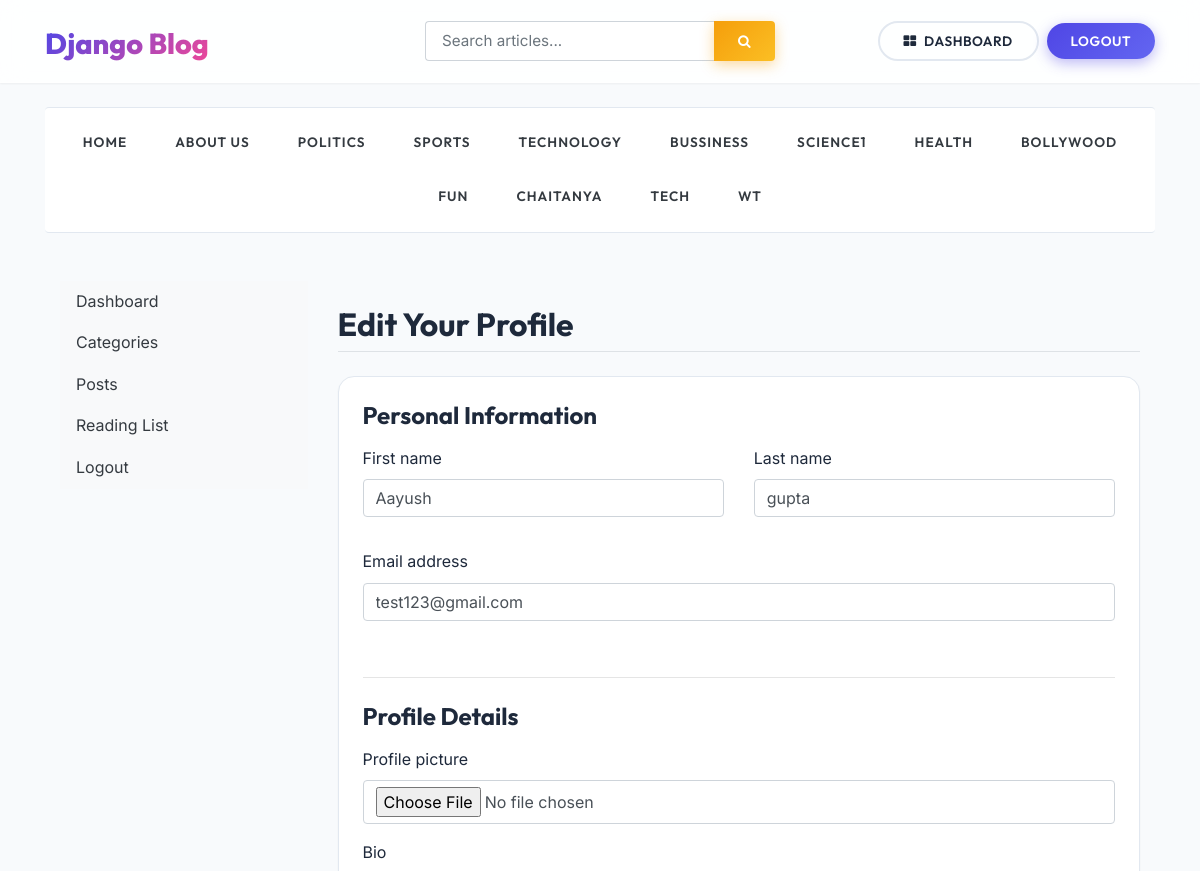
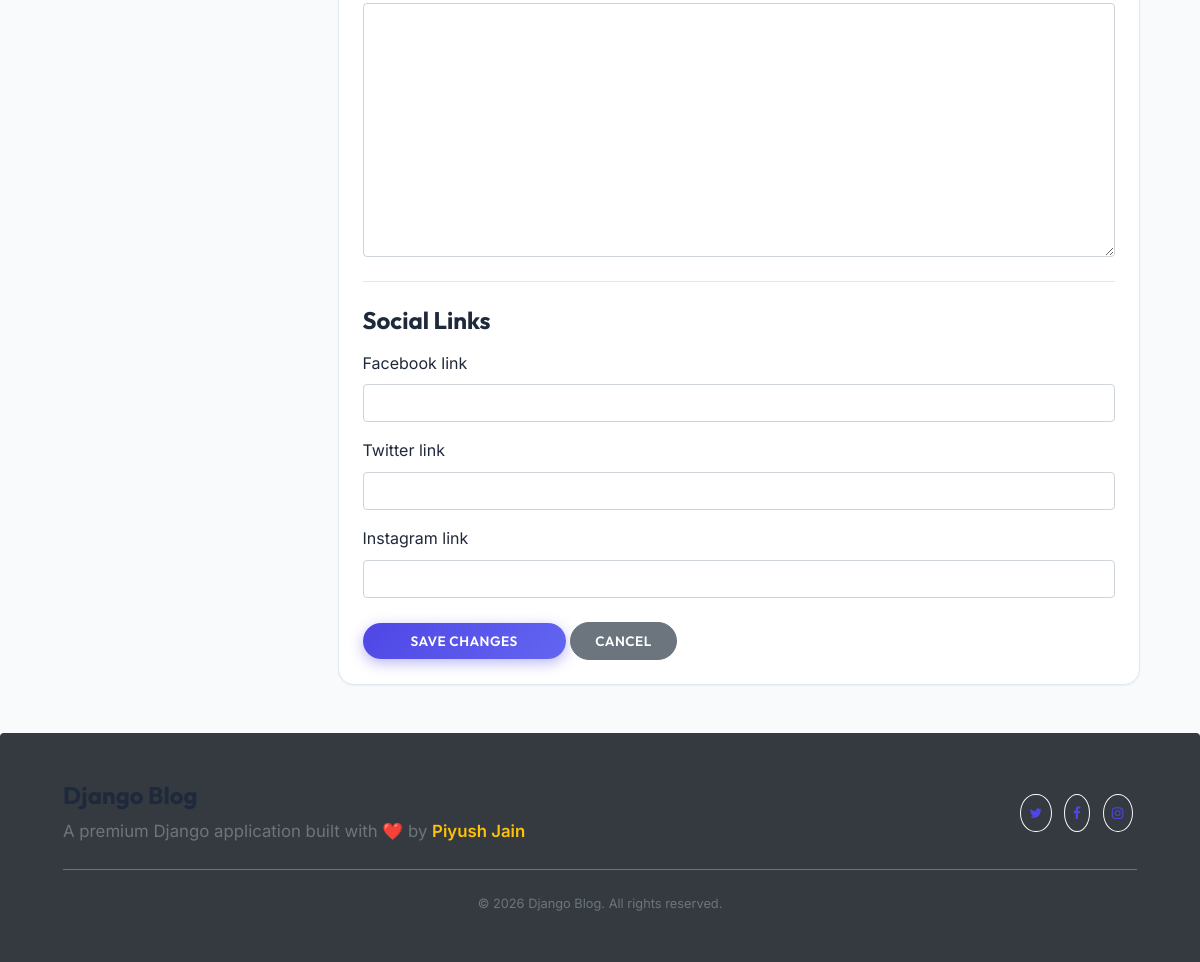
The app's page /dashboard/profile/edit/ (signed in) with its own data (2 pictures, top to bottom).
### blogs/models.py (models this page shows, shortened)
class Category(models.Model):
    Category_name = models.CharField(max_length=50, unique=True)
    created_at = models.DateTimeField(auto_now_add=True)
    updated_at = models.DateTimeField(auto_now=True)
    class Meta:
        verbose_name_plural = 'categories'

class UserProfile(models.Model):
    user = models.OneToOneField(User, on_delete=models.CASCADE)
    profile_picture = models.ImageField(upload_to='user_profiles/', blank=True, null=True)
    bio = models.TextField(max_length=500, blank=True)
    facebook_link = models.URLField(max_length=100, blank=True)
    twitter_link = models.URLField(max_length=100, blank=True)
    instagram_link = models.URLField(max_length=100, blank=True)

### dashboards/views.py (the view)
# urls.py: path('profile/edit/', views.edit_profile, name='edit_profile'),
@login_required(login_url='login')
def edit_profile(request):
    user_profile, created = UserProfile.objects.get_or_create(user=request.user)
    if request.method == "POST":
        user_form = EditUserForm(request.POST, instance=request.user)
        profile_form = UserProfileForm(request.POST, request.FILES, instance=user_profile)
        if user_form.is_valid() and profile_form.is_valid():
            user_form.save()
            profile_form.save()
            return redirect('dashboard')
    else:
        user_form = EditUserForm(instance=request.user)
        profile_form = UserProfileForm(instance=user_profile)
    context = {
        'user_form': user_form,
        'profile_form': profile_form,
    }
    return render(request, 'dashboard/edit_profile.html', context)

### dashboards/forms.py
class EditUserForm(forms.ModelForm):
    class Meta:
        model = User
        fields = ('first_name', 'last_name', 'email')

class UserProfileForm(forms.ModelForm):
    class Meta:
        model = UserProfile
        fields = ('profile_picture', 'bio', 'facebook_link', 'twitter_link', 'instagram_link')

### blogs/context_processors.py (called while the page is built)
def get_categories(request):
    categories = Category.objects.all()
    return dict(categories = categories)

def get_social_links(request):
    social_links= SocialLinks.objects.all()
    return dict(social_links = social_links)

### templates/dashboard/edit_profile.html (shortened to what this page needs)
{% extends 'base.html' %}
{% load crispy_forms_tags %}
{% block content %}
<main role="main" class="container mt-5">
    <div class="row">
        {% include 'dashboard/sidebar.html' %}
        <div class="col-md-9">
            <h2 class="mb-4 pt-4 border-bottom pb-2">Edit Your Profile</h2>
            <div class="card border-0 shadow-sm p-4">
                <form method="POST" enctype="multipart/form-data">
                    <h4 class="mb-3">Personal Information</h4>
                    <div class="row">
                        <div class="col-md-6 mb-3">
                            {{ user_form.first_name|as_crispy_field }}
                        </div>
                        <div class="col-md-6 mb-3">
                            {{ user_form.last_name|as_crispy_field }}
                        </div>
                        <div class="col-md-12 mb-3">
                            {{ user_form.email|as_crispy_field }}
                        </div>
                    </div>
                    <hr class="my-4">
                    <h4 class="mb-3">Profile Details</h4>
                    <div class="mb-3">
                        {{ profile_form.profile_picture|as_crispy_field }}
                    </div>
                    <div class="mb-3">
                        {{ profile_form.bio|as_crispy_field }}
                    </div>
                    <hr class="my-4">
                    <h4 class="mb-3">Social Links</h4>
                    <div class="mb-3">
                        {{ profile_form.facebook_link|as_crispy_field }}
                    </div>
                    <div class="mb-3">
                        {{ profile_form.twitter_link|as_crispy_field }}
                    </div>
                    <div class="mb-3">
                        {{ profile_form.instagram_link|as_crispy_field }}
                    </div>
                    <div class="mt-4">
                        <button type="submit" class="btn btn-primary px-5">Save Changes</button>
                        <a href="{% url 'dashboard' %}" class="btn btn-secondary px-4 ms-2">Cancel</a>
                    </div>
                </form>
            </div>
        </div>
    </div>
</main>
{% endblock %}

### templates/base.html (shortened to what this page needs)
{% load static %}
<!DOCTYPE html>
<html lang="en">
<head>
    <link href="https://getbootstrap.com/docs/4.0/dist/css/bootstrap.min.css" rel="stylesheet">
    <link rel="stylesheet" href="https://cdnjs.cloudflare.com/ajax/libs/font-awesome/4.7.0/css/font-awesome.min.css">
    <link href="{% static 'css/blog.css' %}" rel="stylesheet">
</head>
<body>
<div class="glass-nav py-3 mb-4">
    <div class="container">
        <header class="row flex-nowrap justify-content-between align-items-center">
            <div class="col-4 pt-1">
                <a class="blog-header-logo" href="{% url 'home' %}">Django Blog</a>
            </div>
            <div class="col-4">
                <form action="{% url 'search' %}" method="GET" class="w-100">
                    <div class="input-group drop-shadow-sm">
                        <input class="form-control border-right-0 form-control-lg rounded-left"
                               type="text"
                               name="keyword"
                               placeholder="Search articles..."
                               aria-label="Search articles"
                               style="font-family: var(--font-body); font-size: 0.95rem;">
                        <div class="input-group-append">
                            <button class="btn btn-warning rounded-right px-4" type="submit" style="border-top-left-radius: 0; border-bottom-left-radius: 0;">
                                <i class="fa fa-search"></i>
                            </button>
                        </div>
                    </div>
                </form>
            </div>
            {% if not user.is_authenticated %}
            <div class="col-4 d-flex justify-content-end align-items-center">
                <a class="btn btn-outline-secondary mr-2" href="{% url 'register' %}">Register</a>
                <a class="btn btn-primary px-4" href="{% url 'login' %}">Log In</a>
            </div>
            {% else %}
            <div class="col-4 d-flex justify-content-end align-items-center">
                <a href="{% url 'dashboard' %}" class="btn btn-outline-secondary mr-2">
                    <i class="fa fa-th-large mr-1"></i> Dashboard
                </a>
                <a href="{% url 'logout' %}" class="btn btn-primary px-4">Logout</a>
            </div>
            {% endif %}
        </header>
    </div>
</div>
<div class="container">
    <div class="category-nav py-2 shadow-sm rounded mb-5">
        <nav class="nav d-flex justify-content-center text-center">
            <a class="p-3 text-dark mx-2" href="{% url 'home' %}">HOME</a>
            <a class="p-3 text-dark mx-2" href="{% url 'about_page' %}">ABOUT US</a>
            {% for i in categories %}
            <a class="p-3 text-dark mx-2" href="{% url 'posts_by_category' i.id %}">
                {{ i.Category_name }}
            </a>
            {% endfor %}
        </nav>
    </div>
    {% block content %}
    {% endblock %}
</div>
<footer class="blog-footer bg-dark text-white rounded-top mt-5 p-5">
    <div class="container text-center">
        <div class="row align-items-center">
            <div class="col-md-6 text-md-left mb-3 mb-md-0">
                <h4 class="font-weight-bold" style="font-family: var(--font-heading);">Django Blog</h4>
                <p class="mb-0 text-muted">A premium Django application built with ❤️ by <a href="#" class="text-warning">Piyush Jain</a></p>
            </div>
            <div class="col-md-6 text-md-right">
                <a href="#" class="btn btn-outline-light rounded-circle p-2 mx-1"><i class="fa fa-twitter"></i></a>
                <a href="#" class="btn btn-outline-light rounded-circle p-2 mx-1"><i class="fa fa-facebook"></i></a>
                <a href="#" class="btn btn-outline-light rounded-circle p-2 mx-1"><i class="fa fa-instagram"></i></a>
            </div>
        </div>
        <hr class="my-4 bg-secondary border-0" style="height: 1px;">
        <p class="small text-muted mb-0">© {% now "Y" %} Django Blog. All rights reserved.</p>
    </div>
</footer>
</body>
</html>

### blog_main/static/css/blog.css (style rules this page uses)
:root { --primary: #4f46e5; --primary-hover: #4338ca; --secondary: #ec4899; --dark: #1e293b; --light: #f8fafc; --muted: #64748b; --border: #e2e8f0; --bg-body: #f8fafc; --bg-card: #ffffff; --shadow-sm: 0 1px 2px 0 rgba(0, 0, 0, 0.05); --shadow-md: 0 4px 6px -1px rgba(0, 0, 0, 0.1), 0 2px 4px -1px rgba(0, 0, 0, 0.06); --shadow-lg: 0 10px 15px -3px rgba(0, 0, 0, 0.1), 0 4px 6px -2px rgba(0, 0, 0, 0.05); --shadow-hover: 0 20px 25px -5px rgba(0, 0, 0, 0.1), 0 10px 10px -5px rgba(0, 0, 0, 0.04); --font-heading: 'Outfit', sans-serif; --font-body: 'Inter', sans-serif; --transition: all 0.3s cubic-bezier(0.4, 0, 0.2, 1); }
body { font-family: var(--font-body); background-color: var(--bg-body); color: var(--dark); line-height: 1.6; }
h1, h2, h3, h4, h5, h6 { font-family: var(--font-heading); font-weight: 700; color: var(--dark); }
p { font-size: 1.05rem; }
.glass-nav { background: rgba(255, 255, 255, 0.85); backdrop-filter: blur(12px); -webkit-backdrop-filter: blur(12px); border-bottom: 1px solid rgba(255,255,255,0.3); position: sticky; top: 0; z-index: 1000; box-shadow: var(--shadow-sm); }
.blog-header-logo { font-family: var(--font-heading); font-size: 1.8rem; font-weight: 800; background: linear-gradient(135deg, var(--primary), var(--secondary)); -webkit-background-clip: text; -webkit-text-fill-color: transparent; text-decoration: none; }
.btn { font-family: var(--font-heading); font-weight: 600; border-radius: 50rem; padding: 0.5rem 1.5rem; transition: var(--transition); text-transform: uppercase; letter-spacing: 0.5px; font-size: 0.85rem; }
.btn-primary { background: linear-gradient(135deg, var(--primary), #6366f1); border: none; box-shadow: 0 4px 14px 0 rgba(79, 70, 229, 0.39); }
.btn-warning { background: linear-gradient(135deg, #f59e0b, #fbbf24); color: white; border: none; box-shadow: 0 4px 14px 0 rgba(245, 158, 11, 0.39); }
.btn-outline-secondary { border: 2px solid var(--border); color: var(--dark); }
.card { border-radius: 16px; border: 1px solid var(--border) !important; box-shadow: var(--shadow-sm); transition: var(--transition); background: var(--bg-card); overflow: hidden; }
.category-nav { border-top: 1px solid var(--border); border-bottom: 1px solid var(--border); background: white; margin-bottom: 3rem; }
.category-nav a { font-family: var(--font-heading); font-weight: 600; text-transform: uppercase; font-size: 0.85rem; letter-spacing: 1px; }
.blog-footer { padding: 3rem 0; color: var(--muted); text-align: center; background-color: var(--dark); color: white; margin-top: 5rem; }
.blog-footer a { color: var(--primary); text-decoration: none; font-weight: 600; }

### records on screen
Category: Category_name "POLITICS"
Category: Category_name "SPORTS"
Category: Category_name "TECHNOLOGY"
Category: Category_name "BUSSINESS"
Category: Category_name "SCIENCE1"
Category: Category_name "HEALTH"
Category: Category_name "BOLLYWOOD"
Category: Category_name "FUN"
Category: Category_name "CHAITANYA"
Category: Category_name "TECH"
Category: Category_name "WT"
